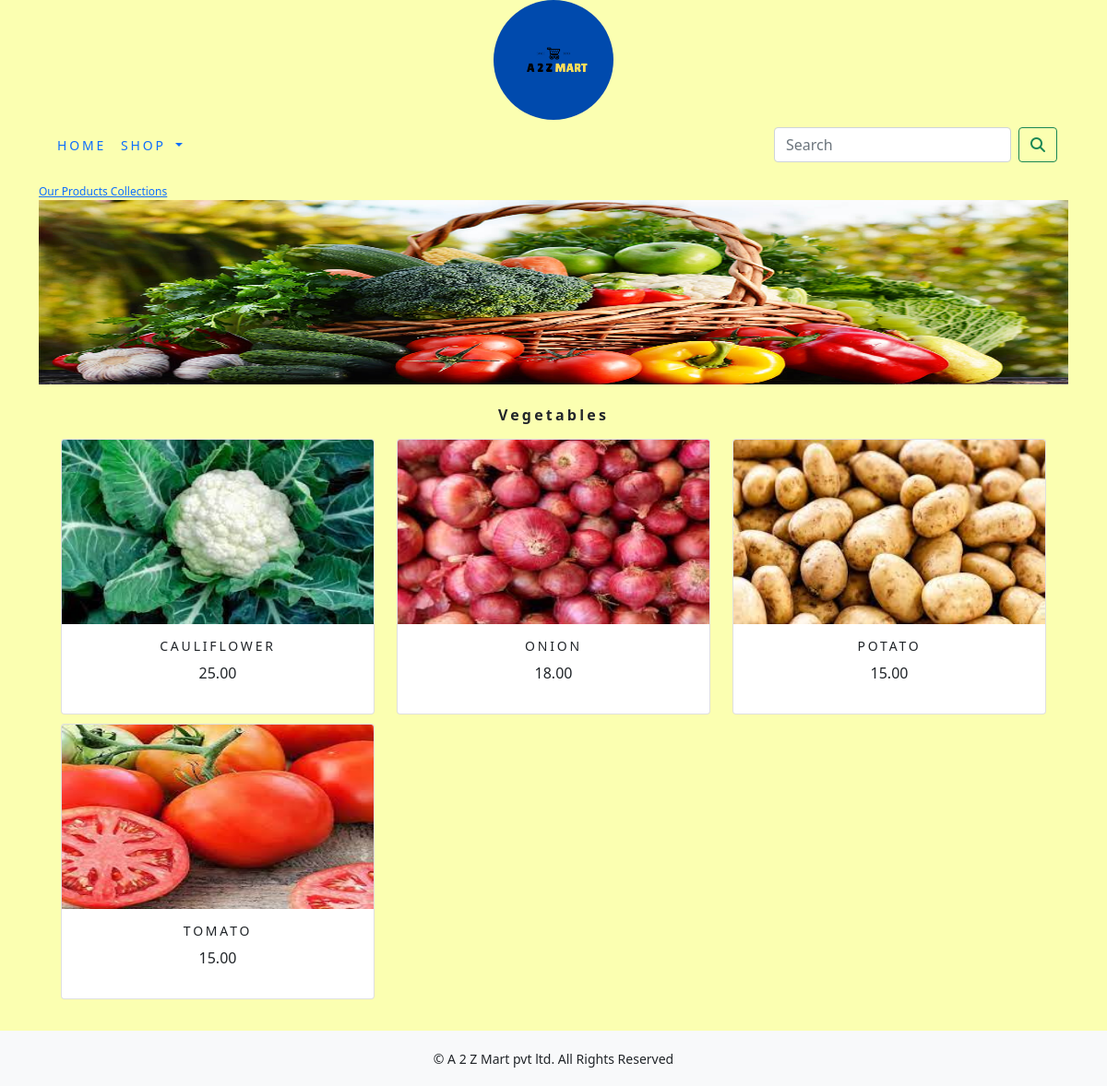
Page /ecommerce/vegetables/ on the committed database.
### ecommerceapp/models.py (models this page shows, shortened)
class Category(models.Model):
    name = models.CharField(max_length=250, unique=True)
    slug = models.SlugField(max_length=250, unique=True)
    description = models.TextField(blank=True)
    image = models.ImageField(upload_to='category', blank=True)
    class Meta:
        ordering = ('name',)
        verbose_name = 'category'
        verbose_name_plural = 'categories'
    def get_url(self):
        return reverse('ecommerceapp:products_by_category', args=[self.slug])

class Product(models.Model):
    name = models.CharField(max_length=250, unique=True)
    slug = models.SlugField(max_length=250, unique=True)
    description = models.TextField(blank=True)
    price = models.DecimalField(max_digits=10, decimal_places=2)
    category = models.ForeignKey(Category, on_delete=models.CASCADE)
    image = models.ImageField(upload_to='product', blank=True)
    stock = models.IntegerField()
    available = models.BooleanField(default=True)
    created = models.DateTimeField(auto_now_add=True)
    updated = models.DateTimeField(auto_now=True)
    class Meta:
        ordering = ('name',)
        verbose_name = 'product'
        verbose_name_plural = 'products'
    def get_url(self):
        return reverse('ecommerceapp:prodCatDetail', args=[self.category.slug, self.slug])

### ecommerceapp/views.py (the view)
# urls.py: path('',views.allProdCat, name='allProdCat'),
def allProdCat(request, c_slug=None):
    c_page = None
    products_list = None
    if c_slug!=None:
        c_page=get_object_or_404(Category, slug=c_slug)
        products_list=Product.objects.all().filter(category=c_page, available=True)
    else:
        products_list=Product.objects.all().filter(available=True)
    paginator = Paginator(products_list,6)
    try:
        page=int(request.GET.get('page', '1'))
    except:
        page=1
    try:
        products=paginator.page(page)
    except (EmptyPage, InvalidPage):
        products = paginator.page(paginator.num_pages)
    return render(request, 'category.html', {'category':c_page, 'products':products})

### cart/context_processors.py (called while the page is built)
def counter(request):
    item_count=0
    if 'admin' in request.path:
        return{}
    else:
        try:
            cart=Cart.objects.filter(cart_id=_cart_id(request))
            cart_items=CartItem.objects.all().filter(cart=cart[:1])
            for cart_item in cart_items:
                item_count += cart_item.quantity
        except Cart.DoesNotExist:
            item_count=0
    return dict(item_count=item_count)

### cart/views.py (called while the page is built)
def _cart_id(request):
    cart=request.session.session_key
    if not cart:
        cart = request.session.create()
    return cart

### ecommerceapp/context_processors.py (called while the page is built)
def menu_links(request):
    links=Category.objects.all()
    return dict(links=links)

### templates/category.html (shortened to what this page needs)
{% extends 'base.html' %}
{% load static %}
{% block content %}
    {% if category %}
        <div>
            <div class="row my_row_class">
                <div class="mx-auto">
                    <a href="{% url 'ecommerceapp:allProdCat' %}">Our Products Collections</a>
                </div>
            </div>
        </div>
    {% endif %}
    <div class="mx-auto">
        {% if category %}
            <img class="my_image" src="{{category.image.url}}" alt="{{category.name}}" width="450px">
    </div>
    <br>
    <div>
            <h1 class="text-center my_title">{{category.name}}</h1>
    </div>
        {% endif %}
    <div class="container">
        <div class="row mx-auto">
            {% for product in products.object_list %}
            <div class="my_bottom_margin col-9 col-sm-12 col-md-4 col-lg-4">
                <div class="card text-center" style="min-width:18rem;">
                    <a href="{{product.get_url}}"><img class="card-img-top my_image" src="{{product.image.url}}" alt="{{product.name}}"> </a>
                    <div class="card-body">
                        <h4>{{product.name}}</h4>
                        <p>{{product.price}}</p>
                    </div>
                </div>
            </div>
            {% endfor %}
        </div>
        <br>
    </div>
{% endblock %}

### static/css/custom.css (style rules this page uses)
body { font-family: 'Roboto', sans-serif; }
.my_row_class { padding-top:15px; }
.my_row_class .mx-auto { color:#000; font-size:12px; }
.my_image { width:100%; height:200px; }
.my_title { font-weight:600; font-size:16px; text_transform:uppercase; letter-spacing:.2em; }
.my_bottom_margin { margin-bottom:10px; }
.card-body h4 { font-size:14px; text-transform:uppercase; letter-spacing:0.2em; }

### rows in the picture
Category: image (picture), name "Vegetables"
Product: image (picture), name "CAULIFLOWER", price "25.00"
Product: image (picture), name "ONION", price "18.00"
Product: image (picture), name "POTATO", price "15.00"
Product: image (picture), name "TOMATO", price "15.00"
